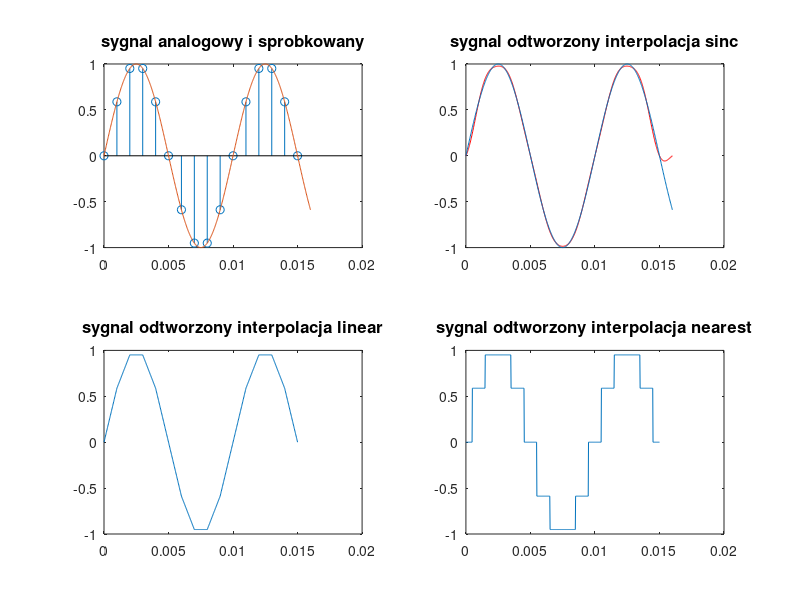

Source code (MATLAB):
%reconstruction of modelled analog signals

%sampling frequency
fsa=44000;
fsd=1000;

%samples vector
nd=[0:15];
na=[0:44*length(nd)];

%signal frequency
f=100;

%time vectors
ta=na/fsa;
td=nd/fsd;

%signal model
xa=sin(2*pi*f*ta);
xd=sin(2*pi*f*td);

%reconstructions
xl=interp1(td, xd, ta, "linear");
xn=interp1(td, xd, ta, "nearest");

xs=zeros(size(ta));
for  k = 1:length(td);
  st = xd(k)*sinc(fsd*(ta-td(k)));
  xs = xs + st;
end

hold on

subplot(222)
plot(ta, xs, 'r')
hold on
plot(ta, xa)
title("sygnal odtworzony interpolacja sinc", "fontsize", 12)

subplot(223)
plot(ta, xl)
title("sygnal odtworzony interpolacja linear", "fontsize", 12)

subplot(224)
plot(ta, xn)
title("sygnal odtworzony interpolacja nearest", "fontsize", 12)

subplot(221)
stem(td, xd)
hold on
plot(ta, xa)
title("sygnal analogowy i sprobkowany", "fontsize", 12)